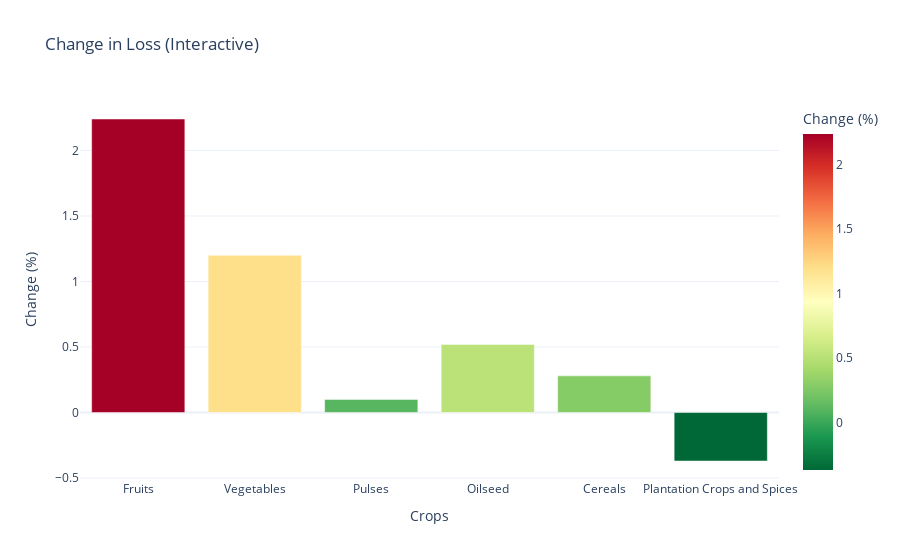

Notebook code for this chart:
### Code cell
fig = px.bar(merged_df, x='Crops', y='Change (%)', 
             color='Change (%)', color_continuous_scale='RdYlGn_r',
             title='Change in Loss (Interactive)')
fig.update_layout(template='plotly_white')
fig.show()

### Figure 1 — Plotly figure (JSON) as saved in the notebook; plotly's stock layout.template omitted (floating-point values rounded to 4 significant figures)
{"data": [{"hovertemplate": "Crops=%{x}<br>Change (%)=%{marker.color}<extra></extra>", "legendgroup": "", "marker": {"color": [2.24, 1.2, 0.1, 0.52, 0.28, -0.37], "coloraxis": "coloraxis", "pattern": {"shape": ""}}, "name": "", "orientation": "v", "showlegend": false, "textposition": "auto", "type": "bar", "x": ["Fruits", "Vegetables", "Pulses", "Oilseed", "Cereals", "Plantation Crops and Spices"], "xaxis": "x", "y": [2.24, 1.2, 0.1, 0.52, 0.28, -0.37], "yaxis": "y"}], "layout": {"barmode": "relative", "coloraxis": {"colorbar": {"title": {"text": "Change (%)"}}, "colorscale": [[0, "rgb(0,104,55)"], [0.1, "rgb(26,152,80)"], [0.2, "rgb(102,189,99)"], [0.3, "rgb(166,217,106)"], [0.4, "rgb(217,239,139)"], [0.5, "rgb(255,255,191)"], [0.6, "rgb(254,224,139)"], [0.7, "rgb(253,174,97)"], [0.8, "rgb(244,109,67)"], [0.9, "rgb(215,48,39)"], [1, "rgb(165,0,38)"]]}, "legend": {"tracegroupgap": 0}, "title": {"text": "Change in Loss (Interactive)"}, "xaxis": {"anchor": "y", "domain": [0, 1], "title": {"text": "Crops"}}, "yaxis": {"anchor": "x", "domain": [0, 1], "title": {"text": "Change (%)"}}}}
